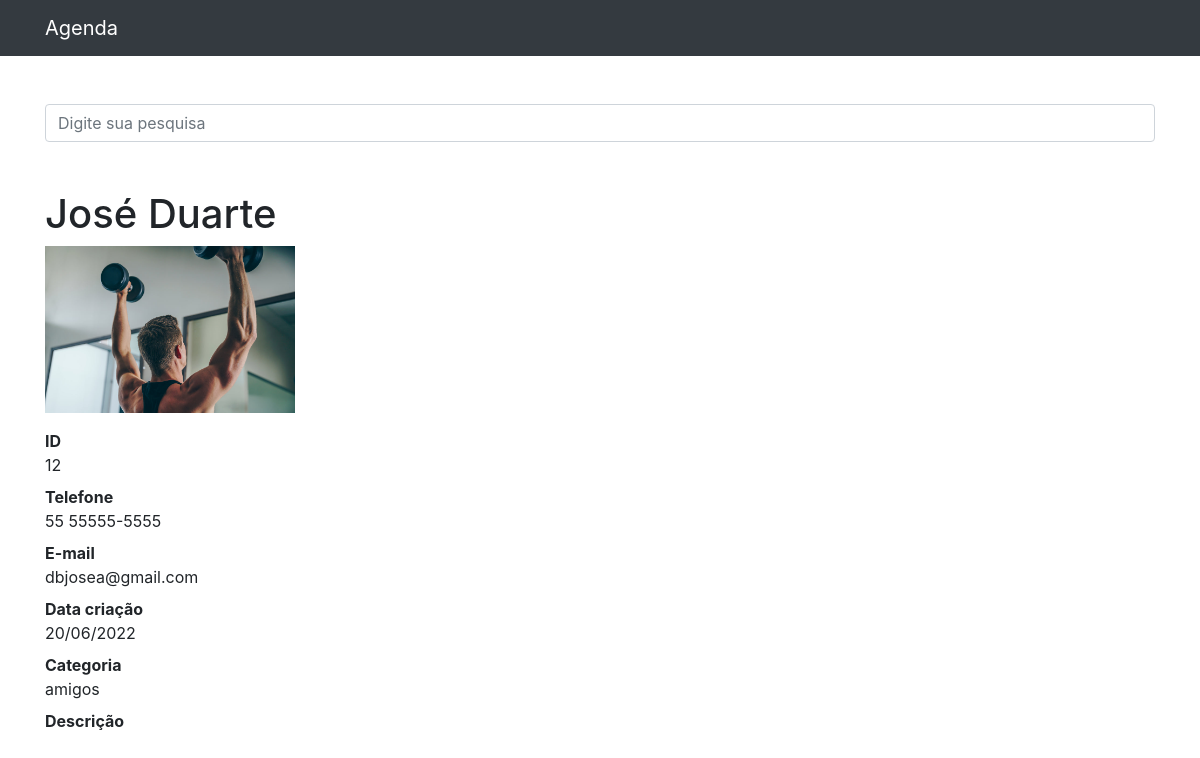
Page /12 on the committed database.
### contatos/models.py (models this page shows, shortened)
class Contato(models.Model):
    nome = models.CharField(max_length=35)
    sobrenome = models.CharField(max_length=35, blank=True)
    telefone = models.CharField(max_length=20)
    email = models.CharField(max_length=100, blank=True)
    data_criacao = models.DateTimeField(default=timezone.now)
    descricao = models.TextField(blank=True)
    categoria = models.ForeignKey(Categoria, on_delete=models.DO_NOTHING)
    mostrar = models.BooleanField(default=True)
    foto = models.ImageField(blank=True, upload_to='fotos/%Y/%m/')

class Categoria(models.Model):
    nome = models.CharField(max_length=255)
    def __str__(self):
        return self.nome

### contatos/views.py (the view)
# urls.py: path('<int:contato_id>', views.detalhes, name='detalhes'),
def detalhes(request, contato_id):
    contato = get_object_or_404(Contato, id=contato_id)
    if not contato.mostrar:
        raise Http404()
    return render(request, 'contatos/detalhes.html', {
        'contato': contato
    })

### contatos/templates/contatos/detalhes.html (shortened to what this page needs)
{% extends 'base.html' %}
{%block 'conteudo'%}
<h1 class="mt-5">{{ contato.nome }} {{ contato.sobrenome }}</h1>
{% if contato.foto %}
    <p>
        <img src="{{ contato.foto.url }}" style="max-width: 250px; height: auto;">
    </p>
{% endif %}
<dl>
    <dt>ID</dt>
    <dd>{{ contato.id }}</dd>
    <dt>Telefone</dt>
    <dd>{{ contato.telefone }}</dd>
    <dt>E-mail</dt>
    <dd>{{ contato.email }}</dd>
    <dt>Data criação</dt>
    <dd>{{ contato.data_criacao|date:'d/m/Y'}}</dd>
    <dt>Categoria</dt>
    <dd>{{ contato.categoria }}</dd>
    <dt>Descrição</dt>
</dl>
{%endblock%}

### rows in the picture
Contato: nome "José", sobrenome "Duarte", foto (picture), id "12", telefone "55 55555-5555", email "dbjosea@gmail.com", data_criacao "20/06/2022", categoria "amigos"
